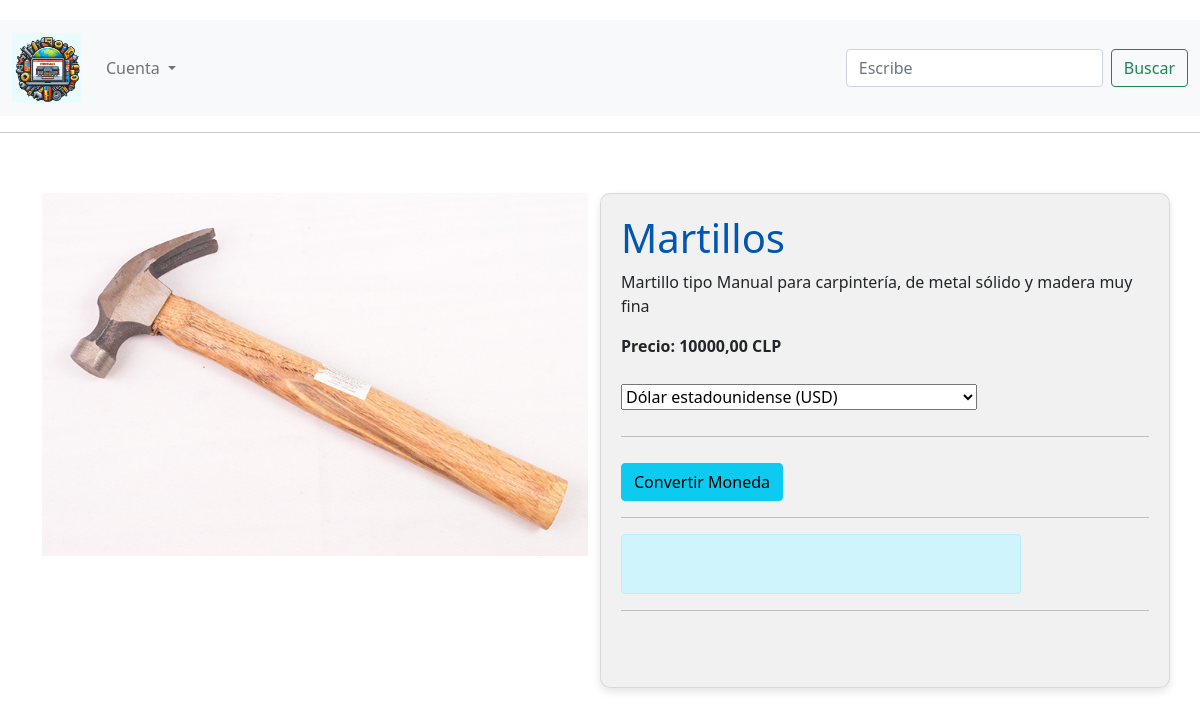
The page /producto/1 on the database its author committed.
### Ferretería/models.py (models this page shows, shortened)
class Producto(models.Model):
    id_producto=models.AutoField(primary_key=True)
    fabricante=models.CharField(max_length=20)
    nombre_producto=models.CharField(max_length=50)
    ferretería = models.ForeignKey(Ferretería, on_delete=models.CASCADE, related_name='productos', default=1)
    categoria = models.ForeignKey(Categoria_Producto, on_delete=models.CASCADE, related_name='productos', default=1)
    precio = models.DecimalField(max_digits=8, decimal_places=2, default=0.00)
    fecha_actualizacion_precio = models.DateTimeField(default=timezone.now)
    stock = models.IntegerField(default=0)
    imagen = models.ImageField(upload_to="productos", null=True)
    descripcion = models.TextField(blank=True, null=True)

### Ferretería/views.py (the view)
# urls.py: path('producto/<int:pk>', views.detalle_producto, name="detalle_producto"),
def detalle_producto(request, pk):
    producto = get_object_or_404(Producto, pk=pk)
    moneda_destino = request.GET.get('moneda', 'USD').upper()
    context = {'producto': producto}
    try:
        tasa_conversion = obtener_tasa_conversion_de_clp(moneda_destino)
        precio_convertido = producto.precio * tasa_conversion
        context['precio_convertido'] = f"{precio_convertido:.2f} {moneda_destino}"
    except Exception as e:
        context['error'] = f"Error al obtener tasa de conversión: {e}"
    sdk = mercadopago.SDK(settings.MERCADOPAGO_ACCESS_TOKEN)
    preference_data = {
        "items": [
            {
                "title": producto.nombre_producto,
                "quantity": 1,
                "unit_price": float(producto.precio),
                "currency_id": "CLP"
            }
        ],
    }
    preference_response = sdk.preference().create(preference_data)
    context['preference_id'] = preference_response["response"]["id"]
    if request.headers.get('X-Requested-With') == 'XMLHttpRequest':
        if 'error' in context:
            return JsonResponse({'error': context['error']}, status=500)
        return JsonResponse({'precio_convertido': context['precio_convertido']})
    return render(request, 'detail_product.html', context)

### Ferretería/views.py (called while the page is built)
def obtener_tasa_conversion_de_clp(moneda_destino):
    api_key = "f4b8b0b92ab42e8171840fad"
    url = f"https://v6.exchangerate-api.com/v6/{api_key}/latest/CLP"
    response = requests.get(url)
    if response.status_code == 200:
        data = response.json()
        tasa = data['conversion_rates'].get(moneda_destino.upper())
        if tasa:
            return tasa
        else:
            return None
    else:
        return None

### Ferretería/templates/detail_product.html (shortened to what this page needs)
{% load static %}
<!DOCTYPE html>
<html lang="en">
<head>
    <link href="https://cdn.jsdelivr.net/npm/bootstrap@5.0.2/dist/css/bootstrap.min.css" rel="stylesheet">
    <link rel="stylesheet" href="{% static 'css/pagina.css'%}">
</head>
<body>
     <nav class="navbar navbar-expand-lg navbar-light bg-light">
        <div class="container-fluid">
          <a class="navbar-brand" href="/">
            <img src="{% static "imagenes/ferremax.jpg" %}" alt="" height="70px" width="70px">
          </a>
          <div class="collapse navbar-collapse" id="navbarSupportedContent">
            <ul class="navbar-nav me-auto mb-2 mb-lg-0">
              <li class="nav-item dropdown">
                <a class="nav-link dropdown-toggle" href="#" id="navbarDropdown" role="button" data-bs-toggle="dropdown" aria-expanded="false">
                  {% if user.is_authenticated %}
                    {{user.username}}
                  {% else %}
                    Cuenta
                  {% endif %}
                </a>
              </li>
            </ul>
            <form class="d-flex" action="{% url 'search_results' %}" method="get">
              <input class="form-control me-2" type="search" placeholder="Escribe" aria-label="Search" name="query">
              <button class="btn btn-outline-success" type="submit">Buscar</button>
          </form>
          </div>
        </div>
      </nav>
    <hr>
    <br>
    <div class="container">
        <div class="row">
          <div class="col-md-6 ">
            <img src="{{ producto.imagen.url }}" alt="{{ producto.nombre_producto }}" class="img-fluid">
        </div>
                <div class="col-md-6 contenedor-producto">
                    <h1>{{ producto.nombre_producto }}</h1>
                    <p>{{ producto.descripcion }}</p>
                    <p class="fw-bold">Precio: {{ producto.precio }} CLP</p>
                    <select id="currency-selector">
                        <option value="USD" selected>Dólar estadounidense (USD)</option>
                    </select>
                    <br>
                    <hr>
                    <button onclick="convertCurrency()" class="btn btn-info">Convertir Moneda</button>
                    <hr>
                    <div id="conversion-result"class="alert alert-info mt-2" style="width: 400px; height: 60px;"></div>
                    <hr>
                    <div class="mercadopago-button" style="width: 150px; height: 40px;"></div>
                </div>
            </div>
        </div>
</body>
</html>

### Ferremax/static/css/pagina.css (style rules this page uses)
body { padding-top: 20px; }
.img-fluid { max-width: 100%; height: auto; }
.container { margin-top: 20px; }
h1 { color: #0056b3; }
.fw-bold { font-weight: bold; }
.contenedor-producto { border: 1px solid rgba(0, 0, 0, 0.1); border-radius: 10px; background-color: rgba(240, 240, 240, 0.9); padding: 20px; margin-bottom: 20px; box-shadow: 0 4px 8px rgba(0, 0, 0, 0.1); }
#currency-selector { margin-top: 10px; margin-bottom: 10px; }
.btn-info { margin-top: 10px; }

### rows shown on the page
Producto: imagen (picture), nombre_producto "Martillos", descripcion "Martillo tipo Manual para carpintería, de metal sólido y madera muy fina", precio "10000,00"
